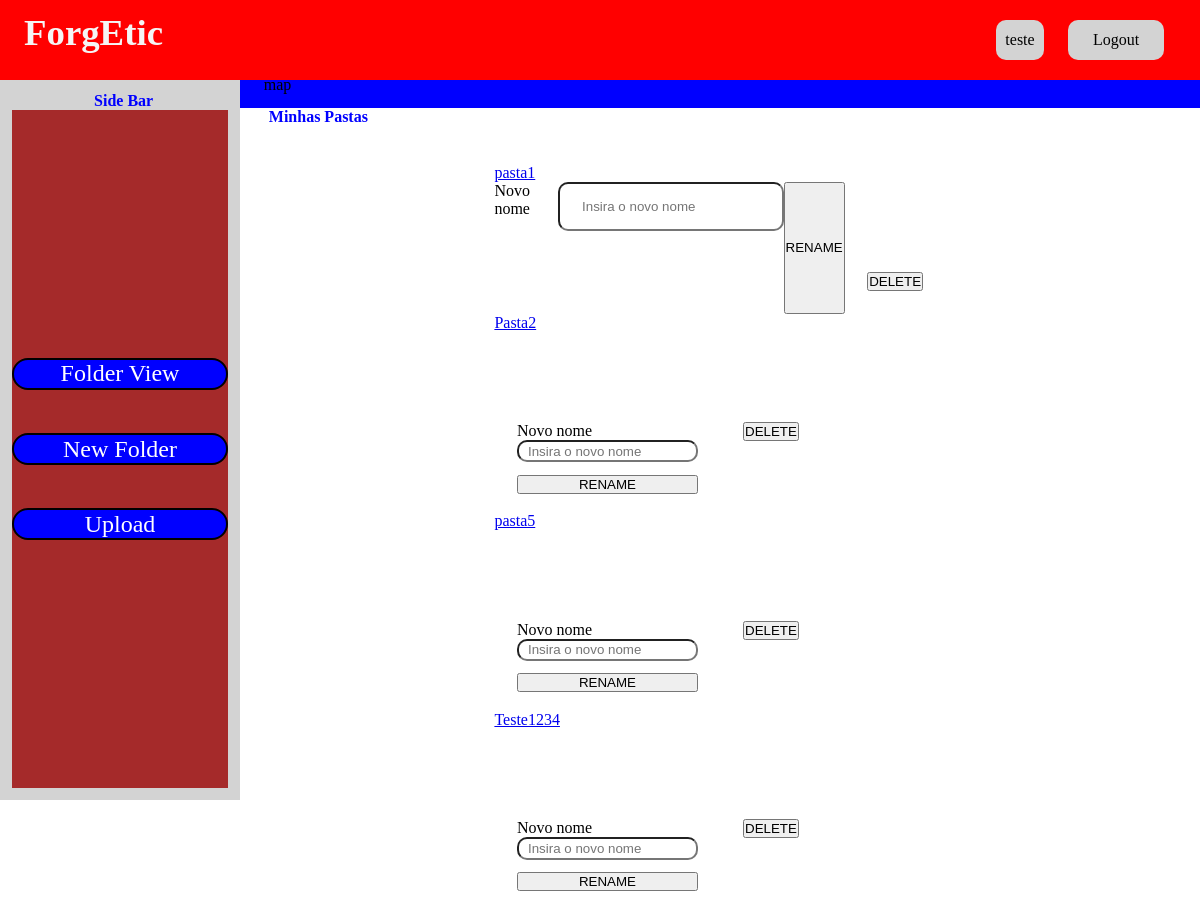
The app's page /upload/ (signed in), older data.
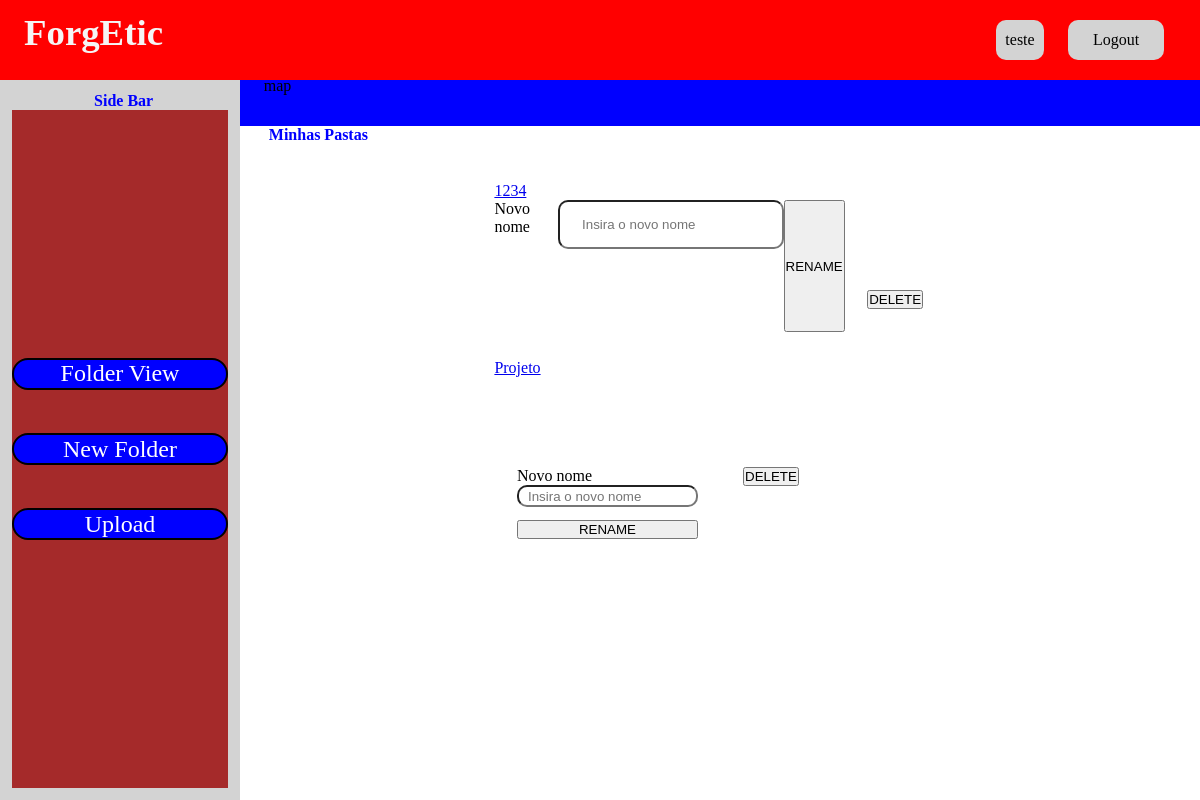
The same page, newer data.
### app_upload/models.py (models this page shows, shortened)
class Folder(models.Model):
    id = models.AutoField(primary_key=True)
    name = models.CharField(max_length=50, unique=True)
    user = models.ForeignKey(User, on_delete=models.CASCADE, related_name="folders")

### app_upload/views.py (the view)
# urls.py: path("", views.folder_view, name="folderView"),
@login_required(login_url="/login/")
def folder_view(request):
    if request.method == 'GET':
        folders = Folder.objects.filter(user=request.user)
        return render(request,'folderView.html', {'folders': folders})
    elif request.method == "POST":
        return render (request, 'folderView.html')

### app_upload/templates/folderView.html (shortened to what this page needs)
{% extends "base.html" %}
{% block 'workView' %}
    <h1>Minhas Pastas</h1>
    <form class= "folderViewForm" method="GET" action="{%url 'folderView'%}">
        <ul>
            {% for folder in folders %}
                <div class = "folders">
                    <a href= "/upload/folderView/{{folder.id}}" class = "folderName", href="{% url 'folderView'%}">{{ folder.name }}</a>
                    <div class = "btns_folder">
                        <form method = "POST" action = {%url "rename_folder" folder.id%}>
                            <label>Novo nome </label>
                            <input type = "text" name = "new_name" placeholder = "Insira o novo nome" required>
                            <button type = "submit" class = "btn_rename">RENAME</button>
                        </form>
                        <form method = "POST" action = {%url "delete_folder" folder.id %}>
                            <button class = "btn_delete">DELETE</button>
                        </form>
                    </div>
                </div>
            {% endfor %}
        </ul>
    </form>
{%endblock%}

### ForgEtic/templates/base.html (shortened to what this page needs)
<!DOCTYPE html>
<html lang="en">
    <head>
        {% load static %}
        <link rel="stylesheet" href="{% static '../static/Css/style.css' %}">
        <link rel="stylesheet" href="{% static '../static/Css/initialPage.css' %}">
        <link rel="stylesheet" href="{% static '../static/Css/folder.css' %}">
    </head>
    <body>
        <section class = "home">
            <section class = "home-nav">
                {%block 'navBar'%}
                    <a class = "name-logo" href= "{% url 'home'%}">ForgEtic</a>
                    {% if user.is_authenticated %}
                        <div class = "logado">
                            <div class = "divUserName">
                                <label>{{user.username}}<label>
                            </div>
                            <a class = "btn_logout" href="{% url 'logout'%}">Logout</a>
                        </div>
                    {%else%}
                        <div class = "btn_login">
                            <a href="{% url 'login' %}">Login</a>
                            <a href="{% url 'cadastro' %}">Sign up</a>
                        </div>
                    {%endif%}
                {% endblock %}
            </section>
            <section class = "home-content">
                {%block 'content'%}
                    {% if user.is_authenticated %}
                        {% block 'SideBar' %}
                            <section class = "side-bar">
                                <h1> Side Bar </h1>
                                <div class = "btns">
                                    <a class = "btn_upload" href = "{% url 'folderView'%}">Folder View</a>
                                    <a class = "btn_upload" href = "{% url 'newfolder'%}">New Folder</a>
                                    <a class = "btn_upload" href = "{% url 'uploadFile'%}">Upload</a>
                                </div>
                            </section>
                        {%endblock%}
                        <section class = 'work'>
                            {%block 'middle'%}
                                <section class = "middle">
                                    <section class = "class-map">
                                        map
                                    </section>
                                </section>
                            {% endblock %}
                            {% block 'workView' %}
                            {% endblock %}
                        </section>
                    {%else%}
                        {%block 'semLogin'%}
                        {%endblock%}
                    {%endif%}
                {% endblock %}
            </section>
        </section>
    </body>
</html>

### ForgEtic/static/Css/style.css (style rules this page uses)
* { margin: 0; padding: 0; box-sizing: border-box; }
body { width: 100%; height: 100dvh; }
h1 { color: blue; margin-left:3%; }
.home { display: flex; flex-direction: column; width: 100%; height: 100dvh; }
.name-logo { text-decoration: none; color: whitesmoke; font-size: 2.3rem; font-weight: bold; margin-bottom: 1rem; margin-left: 1.5rem; }
.home-nav { display: flex; flex-direction: row; justify-content: space-between; height: 10dvh; width: 100%; background-color: red; align-items: center; }
.logado { display: flex; justify-content: flex-end; align-items:flex-end; height: 50%; width: 40%; margin-right: 3%; gap: 5%; }
.logado a { display: flex; justify-content: center; align-items: center; width: 20%; height: 100%; background-color: lightgrey; color: black; text-decoration: none; border-radius: 10px; cursor: pointer; }
.divUserName { display: flex; justify-content: center; align-items: center; width: 10%; height: 100%; padding: 2%; font-size: 1em; background-color: lightgray; border-radius: 10px; }
.home-content { display: flex; height: 90dvh; width: 100%; flex-direction: row; align-items: center; justify-content: space-between; }
.side-bar { display: flex; justify-content: space-between; background-color: lightgray; flex-direction: column; width: 25%; height: 100%; align-items: center; padding-bottom: 1%; padding-top: 1%; }
.btns { display: flex; flex-direction: column; height: 100%; width: 90%; align-items: center; justify-content: center; background-color: brown; }
.btns a { display: flex; align-items: center; justify-content: center; text-decoration: none; font-size: 1.5rem; margin: 10% 0; }
.btn_upload { display: flex; align-items: center; justify-content: center; width: 100%; height: 4dvh; text-decoration: none; background-color: blue; cursor: pointer; color: white; border: 2px solid black; border-radius: 25px; font-size: 1.5rem; transition: background-color 0.3s, transform 0.3s; }
.middle { background-color: whitesmoke; display: flex; flex-direction: column; width: 75%; height: 100%; }
.work { display: flex; flex-direction: column; width: 100%; height: 100%; }
.middle { display: flex; flex-direction: column; align-items: first baseline; padding: 0.5% 0.5%; background-color: blue; width: 100%; height: 7%; }
.class-map { display: flex; flex-direction: row; height: 6%; align-items: center; padding-left: 2%; }

### ForgEtic/static/Css/initialPage.css (style rules this page uses)
form { display: flex; flex-direction: column; height: 100%; margin-top: 15%; padding: 5%; }
input { height: 8%; margin-bottom: 7%; border-radius: 10px; padding: 5%; }

### ForgEtic/static/Css/folder.css (style rules this page uses)
.folderViewForm { display: flex; flex-direction: column; align-items: flex-start; padding: 3%; margin-top: 1%; width: 100%; height: 100%; }
ul { display: flex; flex-direction: column; width: 100%; height: 100%; align-items: center; }
.folders { display: flex; flex-direction: column; width: 50%; height: 30%; }
.btns_folder { display: flex; flex-direction: row; }

Row changes from the older to the newer data that the page shows:
removed Folder: name "pasta1"
removed Folder: name "Pasta2"
removed Folder: name "pasta5"
removed Folder: name "Teste1234"
added Folder: name "1234"
added Folder: name "Projeto"
